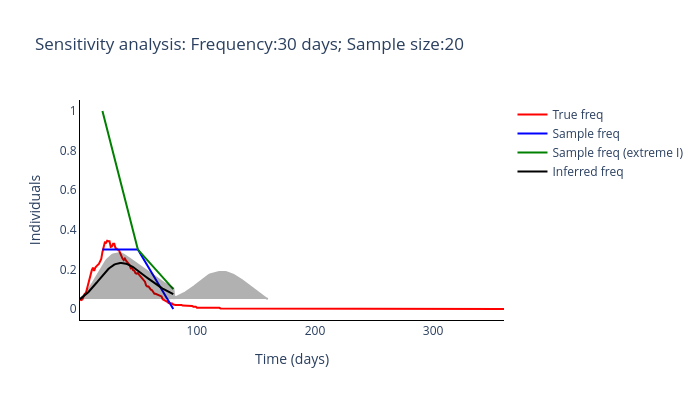

This figure's notebook cell:
### Code cell
sampling_routine_run(freq_samplying_range[5], sample_size_range[0])

### Figure 1 — Plotly figure (JSON) as saved in the notebook; plotly's stock layout.template omitted (floating-point values rounded to 4 significant figures; data arrays with more than 128 entries replaced by an {"elided": "..."} marker saying what was removed)
{"data": [{"line": {"color": "red"}, "mode": "lines", "name": "True freq", "type": "scatter", "x": {"elided": "360 int values"}, "y": {"elided": "360 float values"}}, {"line": {"color": "blue"}, "mode": "lines", "name": "Sample freq", "type": "scatter", "x": [20, 50, 80], "y": [0.3, 0.3, 0]}, {"line": {"color": "green"}, "mode": "lines", "name": "Sample freq (extreme I)", "type": "scatter", "x": [20, 50, 80], "y": [1, 0.3, 0.1]}, {"line": {"color": "black"}, "mode": "lines", "name": "Inferred freq", "type": "scatter", "x": {"elided": "360 int values"}, "y": [0.05, 0.05413, 0.05854, 0.06323, 0.0682, 0.07347, 0.07903, 0.08487, 0.09098, 0.09736, 0.104, 0.1108, 0.1179, 0.1251, 0.1325, 0.1399, 0.1474, 0.1548, 0.1622, 0.1694, 0.1764, 0.1832, 0.1897, 0.1959, 0.2017, 0.2071, 0.212, 0.2165, 0.2204, 0.2239, 0.2267, 0.2291, 0.2308, 0.2321, 0.2327, 0.2329, 0.2325, 0.2317, 0.2305, 0.2288, 0.2266, 0.2242, 0.2213, 0.2182, 0.2148, 0.2111, 0.2071, 0.203, 0.1987, 0.1943, 0.1898, 0.1852, 0.1806, 0.1759, 0.1712, 0.1666, 0.1619, 0.1573, 0.1528, 0.1483, 0.1438, 0.1394, 0.1351, 0.1308, 0.1267, 0.1226, 0.1186, 0.1147, 0.1108, 0.1071, 0.1035, 0.09992, 0.09646, 0.09309, 0.08982, 0.08663, 0.08354, 0.08054, 0.07763, 0.07481]}, {"fill": "toself", "fillcolor": "black", "line": {"color": "black"}, "mode": "lines", "name": "Inferred freq", "opacity": 0.3, "showlegend": false, "type": "scatter", "x": {"elided": "720 int values"}, "y": {"elided": "160 float values"}}], "layout": {"height": 400, "plot_bgcolor": "white", "title": {"text": "Sensitivity analysis: Frequency:30 days; Sample size:20"}, "width": 700, "xaxis": {"linecolor": "black", "title": {"text": "Time (days)"}}, "yaxis": {"linecolor": "black", "title": {"text": "Individuals"}}}}
